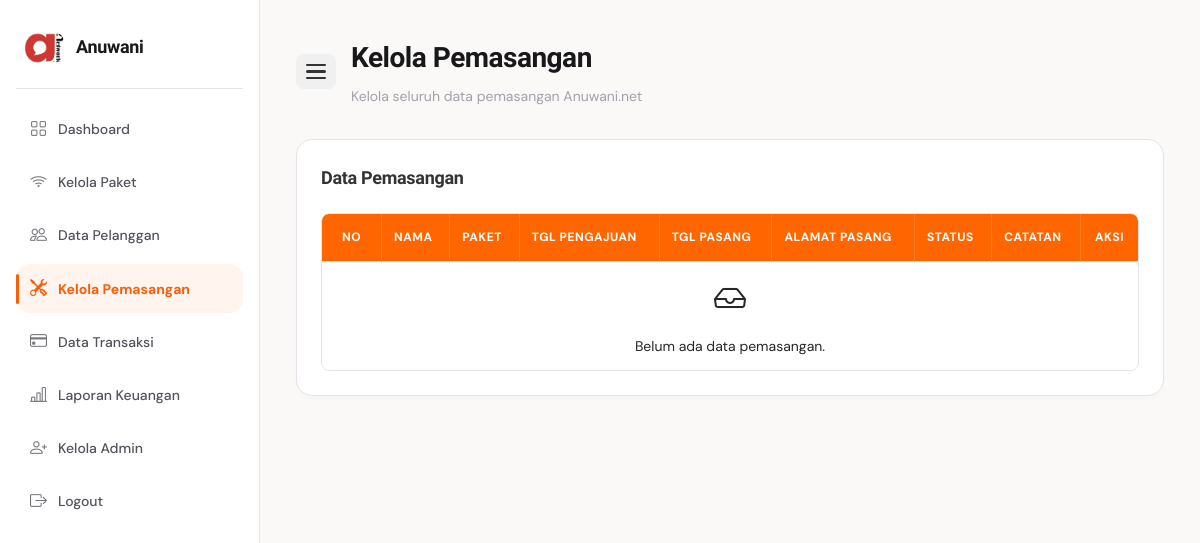
The app's page /admin/pemasangan/index.php (signed in), older data.
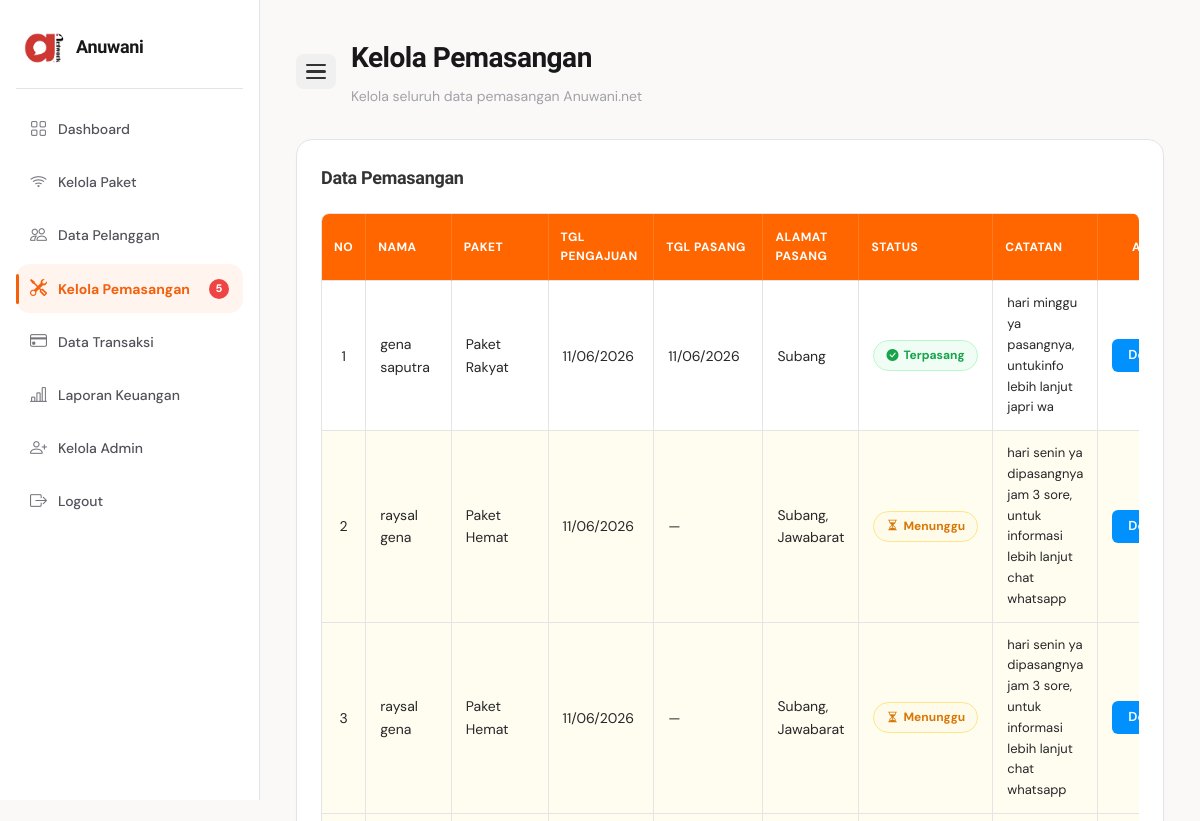
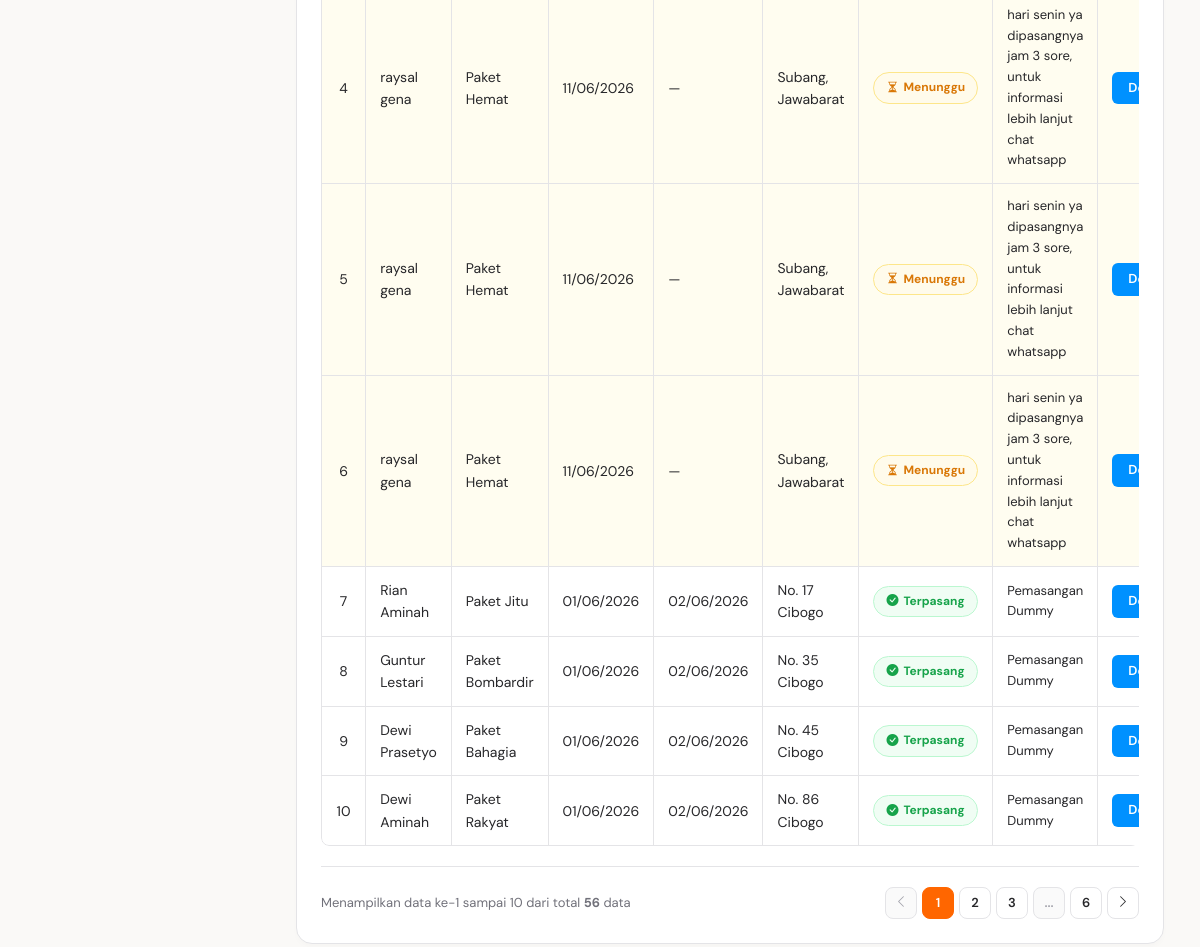
The same page, newer data (2 pictures, top to bottom).
### tables this page shows
CREATE TABLE `tb_pemasangan` (
  `id_pemasangan` int NOT NULL,
  `id_customer` int NOT NULL,
  `id_paket` int NOT NULL,
  `tanggal_pengajuan` date DEFAULT NULL,
  `tanggal_pasang` date DEFAULT NULL,
  `alamat_pasang` text NOT NULL,
  `status_pemasangan` enum('menunggu','diproses','terpasang','dibatalkan') DEFAULT 'menunggu',
  `catatan` text,
  `created_at` timestamp NOT NULL DEFAULT CURRENT_TIMESTAMP
);

CREATE TABLE `tb_customer` (
  `id_customer` int NOT NULL,
  `id_user` int NOT NULL,
  `nama_customer` varchar(100) NOT NULL,
  `alamat_customer` text NOT NULL,
  `telepon_customer` varchar(20) DEFAULT NULL,
  `email_customer` varchar(100) DEFAULT NULL,
  `sumber_customer` enum('online','offline') DEFAULT NULL,
  `status_customer` enum('aktif','pending','nonaktif') DEFAULT 'pending',
  `created_at` timestamp NOT NULL DEFAULT CURRENT_TIMESTAMP
);

CREATE TABLE `tb_paket` (
  `id_paket` int NOT NULL,
  `nama_paket` varchar(100) NOT NULL,
  `harga` int NOT NULL,
  `kecepatan` varchar(50) NOT NULL,
  `deskripsi` text,
  `status` enum('aktif','nonaktif') DEFAULT 'aktif'
);

### admin/pemasangan/index.php (the view, shortened to what the changed rows need)
<?php
require_once __DIR__ . '/../../koneksi.php';
$limit = 10;
$halaman = (isset($_GET['halaman'])) ? max(1, (int)$_GET['halaman']) : 1;
$awalData = ($halaman - 1) * $limit;
$query_total = mysqli_query($koneksi, "SELECT COUNT(*) AS total FROM tb_pemasangan");
$totalData = mysqli_fetch_assoc($query_total)['total'] ?? 0;
$jumlahHalaman = ceil($totalData / $limit);
$query = mysqli_query($koneksi, "
    SELECT p.id_pemasangan, c.nama_customer, pk.nama_paket, p.tanggal_pengajuan, p.tanggal_pasang, p.alamat_pasang, p.status_pemasangan, p.catatan
    FROM tb_pemasangan p
    LEFT JOIN tb_customer c ON p.id_customer = c.id_customer
    LEFT JOIN tb_paket pk ON p.id_paket = pk.id_paket
    ORDER BY p.id_pemasangan DESC
    LIMIT $awalData, $limit
");
$query_notif_pemasangan = mysqli_query($koneksi, "SELECT COUNT(*) AS total FROM tb_pemasangan WHERE status_pemasangan = 'menunggu'");
$total_notif_pemasangan = mysqli_fetch_assoc($query_notif_pemasangan)['total'] ?? 0;
function tgl_indo($tanggal) {
    if (empty($tanggal) || $tanggal == '0000-00-00') return '—';
    $split = explode('-', $tanggal);
    return $split[2] . '/' . sprintf("%02d", $split[1]) . '/' . $split[0];
}
?>
<!DOCTYPE html>
<html lang="id">
<head>
    <link rel="stylesheet" href="../../assets/css/style.css">
    <link rel="stylesheet" href="https://cdn.jsdelivr.net/npm/bootstrap-icons@1.11.3/font/bootstrap-icons.min.css">
</head>
<body>
<div class="dashboard-layout">
    <div class="sidebar">
        <div class="sidebar-logo">
            <h2>Anuwani</h2>
        </div>
        <ul>
            <li>
                <a href="index.php" class="active">
                    <i class="bi bi-tools"></i> <span>Kelola Pemasangan</span>
                    <?php if ($total_notif_pemasangan > 0): ?>
                        <span class="notif-badge"><?= $total_notif_pemasangan; ?></span>
                    <?php endif; ?>
                </a>
            </li>
        </ul>
    </div>
    <div class="dashboard-content">
        <div class="topbar">
            <div>
                <h1>Kelola Pemasangan</h1>
            </div>
        </div>
        <div class="table-card">
            <div style="overflow-x:auto; width: 100%; border-radius: 8px;">
                <table>
                    <thead>
                        <tr>
                            <th style="width: 60px; text-align: center;">No</th>
                            <th>Nama</th>
                            <th>Paket</th>
                            <th>Tgl Pengajuan</th>
                            <th>Tgl Pasang</th>
                            <th>Alamat Pasang</th>
                            <th>Status</th>
                            <th>Catatan</th>
                            <th style="text-align: center;">Aksi</th>
                        </tr>
                    </thead>
                    <tbody>
                        <?php
                        $no = $awalData + 1;
                        if (mysqli_num_rows($query) > 0) :
                            while ($data = mysqli_fetch_assoc($query)) :
                                $status = strtolower(trim($data['status_pemasangan'] ?? ''));
                        ?>
                        <tr class="<?= $status === 'menunggu' ? 'row-menunggu' : '' ?>">
                            <td style="text-align: center;"><?= $no++; ?></td>
                            <td><?= htmlspecialchars($data['nama_customer'] ?? ''); ?></td>
                            <td><?= htmlspecialchars($data['nama_paket'] ?? '—'); ?></td>
                            <td><?= tgl_indo($data['tanggal_pengajuan']); ?></td>
                            <td><?= tgl_indo($data['tanggal_pasang']); ?></td>
                            <td><?= htmlspecialchars($data['alamat_pasang'] ?? ''); ?></td>
                            <td>
                                <?php
                                if ($status == 'terpasang') {
                                    echo '<span class="status-active"><i class="bi bi-check-circle-fill"></i> Terpasang</span>';
                                } elseif ($status == 'menunggu') {
                                    echo '<span class="status-pending"><i class="bi bi-hourglass-split"></i> Menunggu</span>';
                                } elseif ($status == 'diproses') {
                                    echo '<span class="status-process"><i class="bi bi-gear-fill"></i> Diproses</span>';
                                } elseif ($status == 'dibatalkan') {
                                    echo '<span class="status-nonactive"><i class="bi bi-x-circle-fill"></i> Dibatalkan</span>';
                                } else {
                                    echo '<span class="status-pending">' . htmlspecialchars($data['status_pemasangan']) . '</span>';
                                }
                                ?>
                            </td>
                            <td style="color:#a1a1aa; font-size:13px;"><?= !empty($data['catatan']) ? htmlspecialchars($data['catatan']) : '—'; ?></td>
                            <td>
                                <div style="display:flex; justify-content:center;">
                                    <a href="detail.php?id=<?= $data['id_pemasangan']; ?>" class="btn-detail-tr">Detail</a>
                                </div>
                            </td>
                        </tr>
                        <?php
                            endwhile;
                        else :
                        ?>
                        <tr>
                            <td colspan="9" style="text-align:center; padding:40px; color:#a1a1aa;">
                                <i class="bi bi-inbox" style="font-size:32px; display:block; margin-bottom:10px;"></i>
                                Belum ada data pemasangan.
                            </td>
                        </tr>
                        <?php endif; ?>
                    </tbody>
                </table>
            </div>
            <?php if ($jumlahHalaman > 1) : ?>
            <div class="pagination-container">
                <div class="pagination-info">
                    Menampilkan data ke-<?= $awalData + 1; ?> sampai <?= min($awalData + $limit, $totalData); ?> dari total <strong><?= $totalData; ?></strong> data
                </div>
                <ul class="pagination-list">
                    <li class="<?= ($halaman <= 1) ? 'disabled-page' : '' ?>">
                        <a href="index.php?halaman=<?= $halaman - 1; ?>"><i class="bi bi-chevron-left"></i></a>
                    </li>
                    <?php
                    $start_loop = max(1, $halaman - 2);
                    $end_loop = min($jumlahHalaman, $halaman + 2);
                    for ($i = $start_loop; $i <= $end_loop; $i++) {
                        if ($halaman == $i) {
                            echo '<li class="active-page"><a href="#">' . $i . '</a></li>';
                        } else {
                            echo '<li><a href="index.php?halaman=' . $i . '">' . $i . '</a></li>';
                        }
                    }
                    if ($end_loop < $jumlahHalaman) {
                        if ($end_loop < $jumlahHalaman - 1) echo '<li class="disabled-page"><a href="#">...</a></li>';
                        echo '<li><a href="index.php?halaman=' . $jumlahHalaman . '">' . $jumlahHalaman . '</a></li>';
                    }
                    ?>
                    <li class="<?= ($halaman >= $jumlahHalaman) ? 'disabled-page' : '' ?>">
                        <a href="index.php?halaman=<?= $halaman + 1; ?>"><i class="bi bi-chevron-right"></i></a>
                    </li>
                </ul>
            </div>
            <?php endif; ?>
        </div>
    </div>
</div>
</body>
</html>

Row changes from the older to the newer data that the page shows:
added tb_pemasangan: id_customer.nama_customer "gena saputra", id_paket.nama_paket "Paket Rakyat", tanggal_pengajuan "11/06/2026", tanggal_pasang "11/06/2026", alamat_pasang "Subang", status_pemasangan "terpasang" (drawn), catatan "hari minggu ya pasangnya, untukinfo lebih lanjut japri wa"
added tb_pemasangan: id_customer.nama_customer "raysal gena", id_paket.nama_paket "Paket Hemat", tanggal_pengajuan "11/06/2026", tanggal_pasang "—", alamat_pasang "Subang, Jawabarat", status_pemasangan "menunggu" (drawn), catatan "hari senin ya dipasangnya jam 3 sore, untuk informasi lebih lanjut chat whatsapp"
added tb_pemasangan: id_customer.nama_customer "raysal gena", id_paket.nama_paket "Paket Hemat", tanggal_pengajuan "11/06/2026", tanggal_pasang "—", alamat_pasang "Subang, Jawabarat", status_pemasangan "menunggu" (drawn), catatan "hari senin ya dipasangnya jam 3 sore, untuk informasi lebih lanjut chat whatsapp"
added tb_pemasangan: id_customer.nama_customer "raysal gena", id_paket.nama_paket "Paket Hemat", tanggal_pengajuan "11/06/2026", tanggal_pasang "—", alamat_pasang "Subang, Jawabarat", status_pemasangan "menunggu" (drawn), catatan "hari senin ya dipasangnya jam 3 sore, untuk informasi lebih lanjut chat whatsapp"
added tb_pemasangan: id_customer.nama_customer "raysal gena", id_paket.nama_paket "Paket Hemat", tanggal_pengajuan "11/06/2026", tanggal_pasang "—", alamat_pasang "Subang, Jawabarat", status_pemasangan "menunggu" (drawn), catatan "hari senin ya dipasangnya jam 3 sore, untuk informasi lebih lanjut chat whatsapp"
added tb_pemasangan: id_customer.nama_customer "raysal gena", id_paket.nama_paket "Paket Hemat", tanggal_pengajuan "11/06/2026", tanggal_pasang "—", alamat_pasang "Subang, Jawabarat", status_pemasangan "menunggu" (drawn), catatan "hari senin ya dipasangnya jam 3 sore, untuk informasi lebih lanjut chat whatsapp"
added tb_pemasangan: id_customer.nama_customer "Rian Aminah", id_paket.nama_paket "Paket Jitu", tanggal_pengajuan "01/06/2026", tanggal_pasang "02/06/2026", alamat_pasang "No. 17 Cibogo", status_pemasangan "terpasang" (drawn), catatan "Pemasangan Dummy"
added tb_pemasangan: id_customer.nama_customer "Guntur Lestari", id_paket.nama_paket "Paket Bombardir", tanggal_pengajuan "01/06/2026", tanggal_pasang "02/06/2026", alamat_pasang "No. 35 Cibogo", status_pemasangan "terpasang" (drawn), catatan "Pemasangan Dummy"
added tb_pemasangan: id_customer.nama_customer "Dewi Prasetyo", id_paket.nama_paket "Paket Bahagia", tanggal_pengajuan "01/06/2026", tanggal_pasang "02/06/2026", alamat_pasang "No. 45 Cibogo", status_pemasangan "terpasang" (drawn), catatan "Pemasangan Dummy"
added tb_pemasangan: id_customer.nama_customer "Dewi Aminah", id_paket.nama_paket "Paket Rakyat", tanggal_pengajuan "01/06/2026", tanggal_pasang "02/06/2026", alamat_pasang "No. 86 Cibogo", status_pemasangan "terpasang" (drawn), catatan "Pemasangan Dummy"
Text that changed along with them:
$total_notif_pemasangan: (not shown) → "5"
$awalData + 1: (not shown) → "1"
min($awalData + $limit, $totalData): (not shown) → "10"
$totalData: (not shown) → "56"
$jumlahHalaman: (not shown) → "6"
text no longer shown: "Belum ada data pemasangan."
text now shown: "Menampilkan data ke- sampai dari total data ..."
new list line: "1"
new list line: "2"
new list line: "3"
